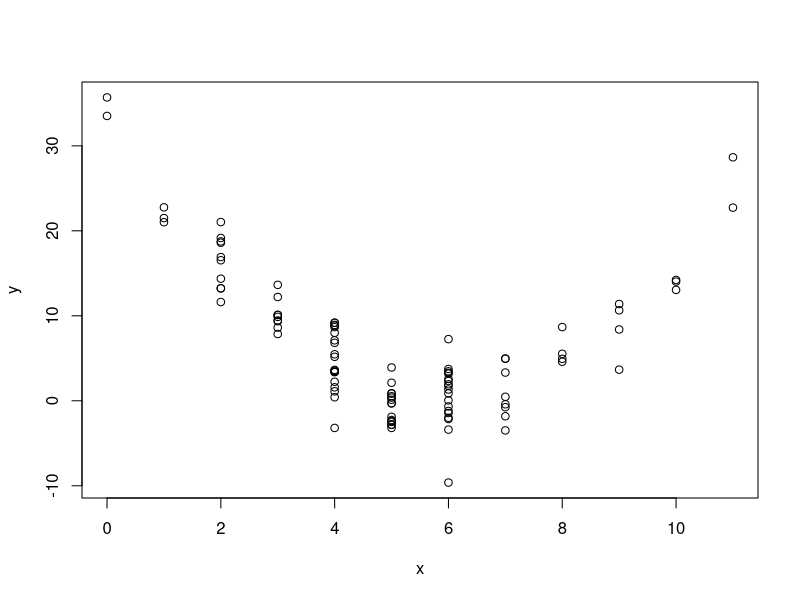
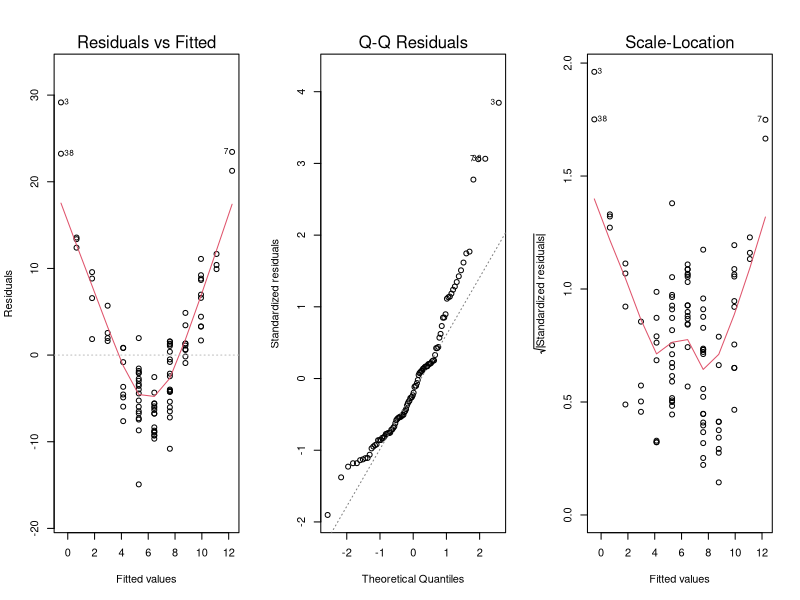
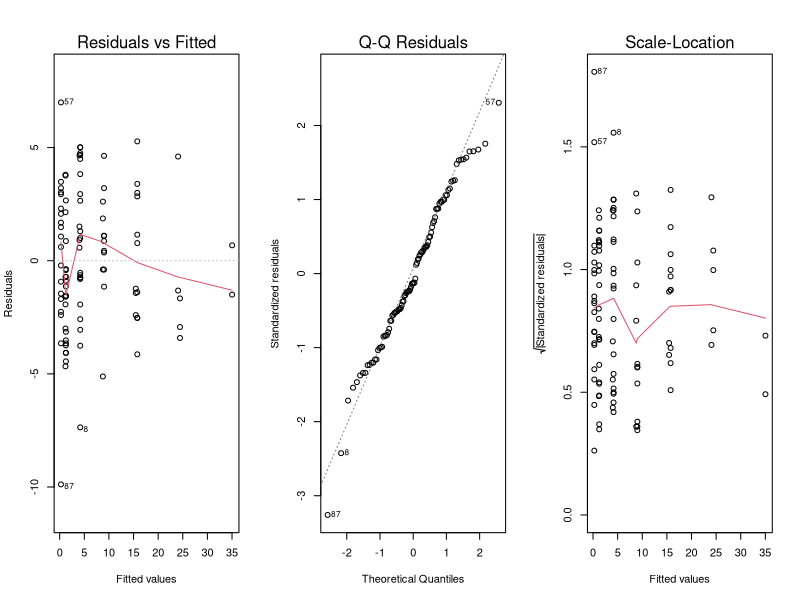
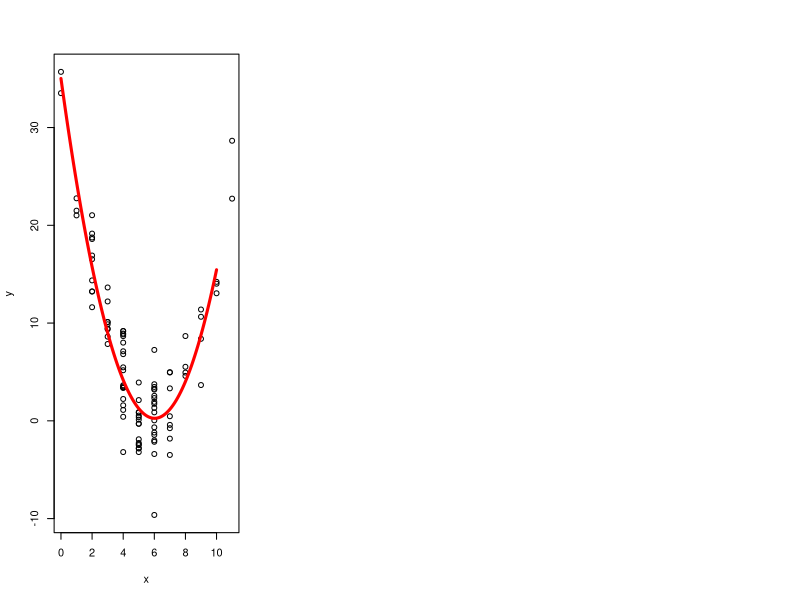

These figures' R source, in order:

# Punto 1
n <- 100
x <- rpois(n=n, lambda=5)
media <- 36 - 12 * x + 1 * x ^ 2
desvi <- 3
y <- rnorm(n=n, mean=media, sd=desvi)

plot(x=x, y=y)

# Punto 2
mod1 <- lm(y ~ x)

# PUnto 3
par(mfrow=c(1, 3))
plot(mod1, which=1:3)

# Punto 4
mod2 <- lm(y ~ x + I(x^2))
summary(mod2)

par(mfrow=c(1, 3))
plot(mod2, which=1:3)

# Punto 5
media.est <- function(x) sum(coef(mod2) * c(1, x, x^2))
media.est <- Vectorize(media.est)
plot(x=x, y=y)
curve(expr=media.est, from=0, to=10, lwd=3, col='red', add=T)
  
  
  
  
